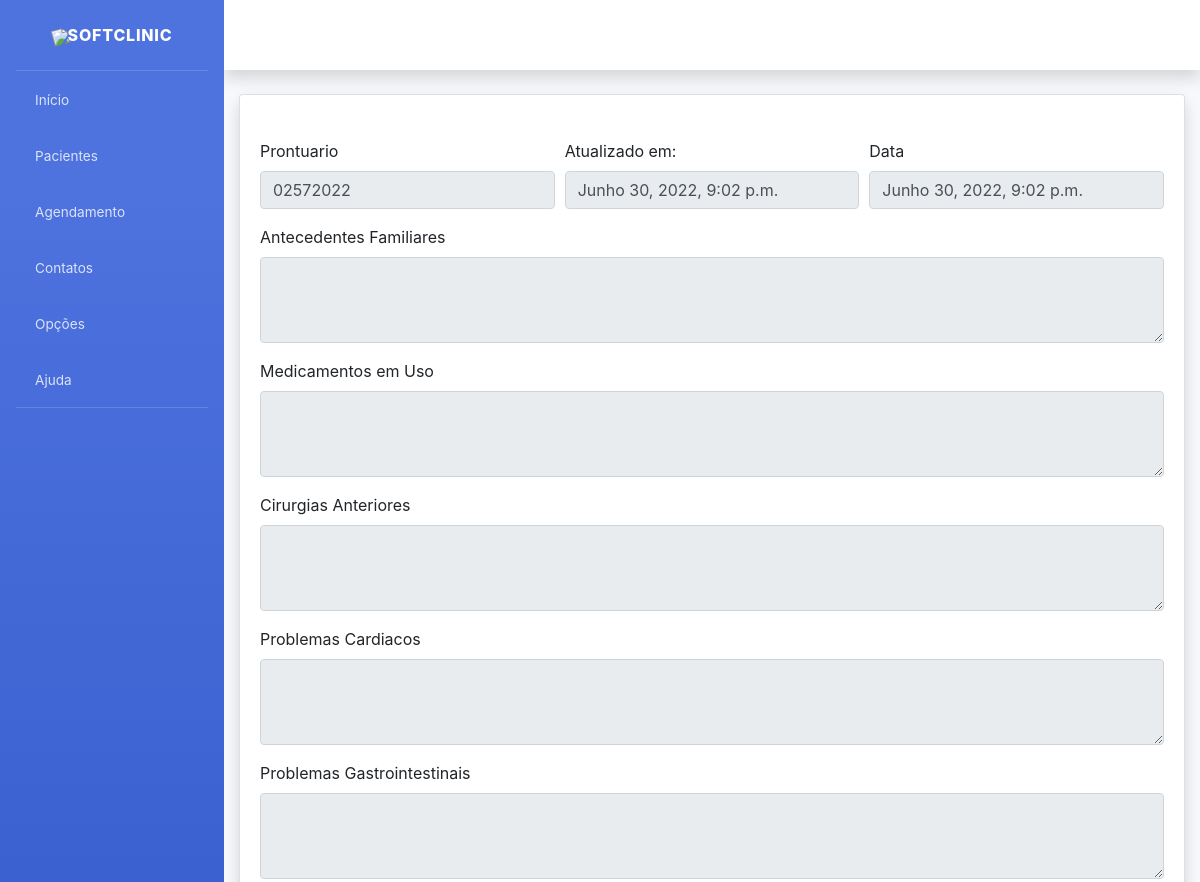
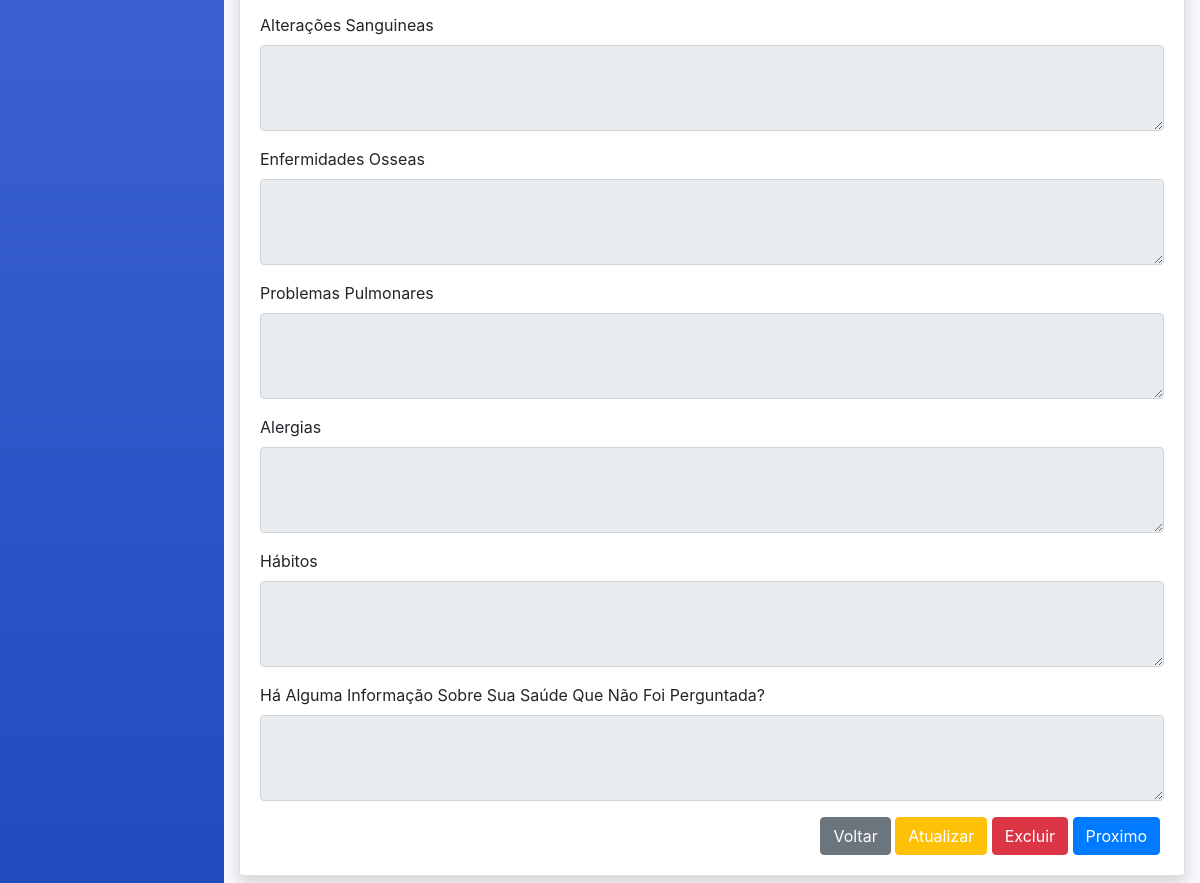
Page /psr-detalhes/3/ on the committed database (2 pictures, top to bottom).
### prontuario/models.py (models this page shows, shortened)
class PSR(models.Model):
    SEXTANTE = [
        ('0', '0'),
        ('1', '1'),
        ('2', '2'),
        ('3', '3'),
        ('4', '4'),
    ]
    created_at = models.DateTimeField(auto_now_add=True)
    updated_at = models.DateTimeField(auto_now=True)
    prontuario = models.ForeignKey(Prontuario, on_delete=models.CASCADE)
    sextante_16v = models.CharField(verbose_name="Sextante 16V", choices=SEXTANTE, max_length=1)
    sextante_11v = models.CharField(verbose_name="Sextante 11V", choices=SEXTANTE, max_length=1)
    sextante_26v = models.CharField(verbose_name="Sextante 26V", choices=SEXTANTE, max_length=1)
    sextante_36v = models.CharField(verbose_name="Sextante 36V", choices=SEXTANTE, max_length=1)
    sextante_31v = models.CharField(verbose_name="Sextante 31V", choices=SEXTANTE, max_length=1)
    sextante_46v = models.CharField(verbose_name="Sextante 46V", choices=SEXTANTE, max_length=1)

class Prontuario(models.Model):
    paciente = models.OneToOneField(Paciente, on_delete=models.CASCADE)
    num_prontuario = models.CharField("NumProntuario", max_length=200)
    def __str__(self):
        return self.num_prontuario

### prontuario/views.py (the view)
# urls.py: path("psr-detalhes/<int:pk>/", psr_detalhes, name="psr_detalhes"),
def psr_detalhes(request, pk=None):
    object = PSR.objects.get(pk=pk)
    context = {
        'object': object,
    }
    return render(request, 'prontuario/psr_detalhes.html', context)

### prontuario/templates/prontuario/psr_detalhes.html
{% extends "pacientes/base.html" %}
{% load static %}
{% load crispy_forms_tags %}
{% block content %}
<div class="container">
    <div class="card shadow mb-4">
        <div class="card-body"><br>
            <form>
                <div class="form-row">
                    <div class="form-group col-md-4">
                        <label>Prontuario</label>
                        <input type="text" class="form-control" value="{{ object.prontuario }}" disabled>
                    </div>
                    <div class="form-group col-md-4">
                        <label>Atualizado em:</label>
                        <input type="text" class="form-control" value="{{ object.updated_at}}" name="updated_at" disabled>
                    </div>
                    <div class="form-group col-md-4">
                        <label>Data</label>
                        <input type="text" class="form-control" value="{{ object.created_at}}" name="created_at" disabled>
                    </div>
                </div>
                <div class="form-row">
                    <div class="form-group col-md-12">
                        <label>Antecedentes Familiares</label>
                        <textarea type="textarea" cols="40" rows="3" class="textarea form-control" value="{{ object.antecedentes_familiares }}" disabled>{{ object.antecedentes_familiares }}</textarea>
                    </div>
                </div>
                <div class="form-row">
                    <div class="form-group col-md-12">
                        <label>Medicamentos em Uso</label>
                        <textarea type="textarea" cols="40" rows="3" class="textarea form-control" value="{{ object.medicamentos_em_uso }}" disabled>{{ object.medicamentos_em_uso }}</textarea>
                    </div>
                </div>
                <div class="form-row">
                    <div class="form-group col-md-12">
                        <label>Cirurgias Anteriores</label>
                        <textarea type="textarea" cols="40" rows="3" class="textarea form-control" value="{{ object.cirurgias_anteriores }}" disabled>{{ object.cirurgias_anteriores }}</textarea>
                    </div>
                </div>
                <div class="form-row">
                   <div class="form-group col-md-12">
                        <label>Problemas Cardiacos</label>
                        <textarea type="textarea" cols="40" rows="3" class="textarea form-control" value="{{ object.problemas_cardiacos }}" disabled>{{ object.problemas_cardiacos }}</textarea>
                    </div>
                </div>
                <div class="form-row">
                   <div class="form-group col-md-12">
                        <label>Problemas Gastrointestinais</label>
                        <textarea type="textarea" cols="40" rows="3" class="textarea form-control" value="{{ object.problemas_gastrointestinais }}" disabled>{{ object.problemas_gastrointestinais }}</textarea>
                    </div>
                </div>
                <div class="form-row">
                   <div class="form-group col-md-12">
                        <label>Alterações Sanguineas</label>
                        <textarea type="textarea" cols="40" rows="3" class="textarea form-control" value="{{ object.alteracoes_sanguineas }}" disabled>{{ object.alteracoes_sanguineas }}</textarea>
                    </div>
                </div>
                <div class="form-row">
                   <div class="form-group col-md-12">
                        <label>Enfermidades Osseas</label>
                        <textarea type="textarea" cols="40" rows="3" class="textarea form-control" value="{{ object.enfermidades_osseas }}" disabled>{{ object.enfermidades_osseas }}</textarea>
                    </div>
                </div>
                <div class="form-row">
                   <div class="form-group col-md-12">
                        <label>Problemas Pulmonares</label>
                        <textarea type="textarea" cols="40" rows="3" class="textarea form-control" value="{{ object.problemas_pulmonares }}" disabled>{{ object.problemas_pulmonares }}</textarea>
                    </div>
                </div>
                <div class="form-row">
                   <div class="form-group col-md-12">
                        <label>Alergias</label>
                        <textarea type="textarea" cols="40" rows="3" class="textarea form-control" value="{{ object.alergias }}" disabled>{{ object.alergias }}</textarea>
                    </div>
                </div>
                <div class="form-row">
                   <div class="form-group col-md-12">
                        <label>Hábitos</label>
                        <textarea type="textarea" cols="40" rows="3" class="textarea form-control" value="{{ object.habitos }}" disabled>{{ object.habitos }}</textarea>
                    </div>
                </div>
                <div class="form-row">
                   <div class="form-group col-md-12">
                        <label>Há Alguma Informação Sobre Sua Saúde Que Não Foi Perguntada?</label>
                        <textarea type="textarea" cols="40" rows="3" class="textarea form-control" value="{{ object.observacao }}" disabled>{{ object.observacao }}</textarea>
                    </div>
                </div>
            </form>
            <div class="mr-1 text-right">
                <a href="{% url 'pacientes' %}" class="btn btn-secondary text-white" type="button">
                    <span class="text">Voltar</span>
                </a>
                <a href="{% url 'inf_sau-sis_edit' object.pk %}" class="btn btn-warning text-white" type="button">
                    <span class="text">Atualizar</span>
                </a>
                <a href="{% url 'paciente_delete' object.pk %}" class="btn btn-danger text-white" type="button">
                    <span class="text">Excluir</span>
                </a>
                <a href="{% url 'anamnese_detalhes' object.pk %}" class="btn btn-primary text-white" type="button">
                    <span class="text">Proximo</span>
                </a>
            </div>
        </div>
    </div>
</div>
</div>
{% endblock content %}

### rows in the picture
PSR: prontuario "02572022", updated_at "Junho 30, 2022, 9:02 p.m.", created_at "Junho 30, 2022, 9:02 p.m."
